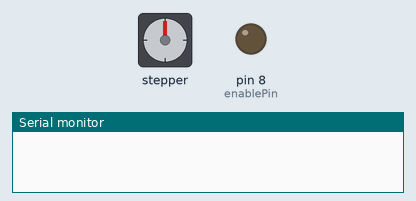
Recording of a sketch running on a simulated Arduino Uno, built with avr-gcc and run on an emulated ATmega328P. Shown: stepper motor, output pins drawn as LEDs (lit = HIGH), the last lines printed to the serial monitor. Stepper angles assume 200 steps per turn.

Above: at 0.05 s.
At 0.7 s:
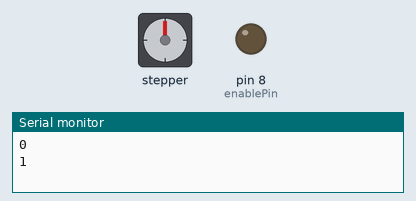
At 1.4 s:
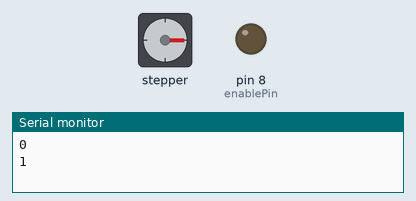
At 2.75 s:
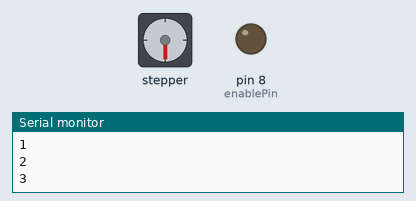
Timing chart, 0 to 6.4 s (numbered marks = the images above):
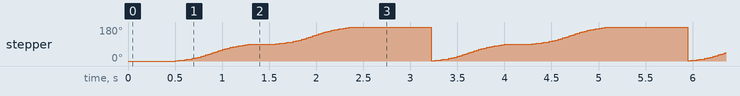

The sketch:

test.ino
```cpp
#include <AccelStepper.h>
const unsigned int NUM_STEPS = 4;

unsigned int xArray[NUM_STEPS] = {0, 50, 100, 150};
unsigned int xSpeeds[NUM_STEPS] = {200, 200, 200, 200};

const byte enablePin = 8;

AccelStepper x_stepper(AccelStepper::DRIVER, 2, 5);
static unsigned int index = 0;
void setup()
{
Serial.begin(115200);
pinMode(enablePin, OUTPUT);
digitalWrite(enablePin, LOW);
x_stepper.setAcceleration(200);
x_stepper.setMaxSpeed(100);
x_stepper.setSpeed(100);
x_stepper.setCurrentPosition(0);
}

void loop()
{

if (x_stepper.run() == 0)
{
delay(250);
Serial.println(index);
x_stepper.moveTo(xArray[index]);
x_stepper.setMaxSpeed(xSpeeds[index]);
index++;
if (index >= NUM_STEPS)
{
index = 0;
x_stepper.setCurrentPosition(0);
delay(80);
}
}
}
```

Measured:
- by itself, stepper: turns 180° clockwise in 1.9 s, then 179° counter-clockwise in 0.00 s, repeating every 2.8 s
